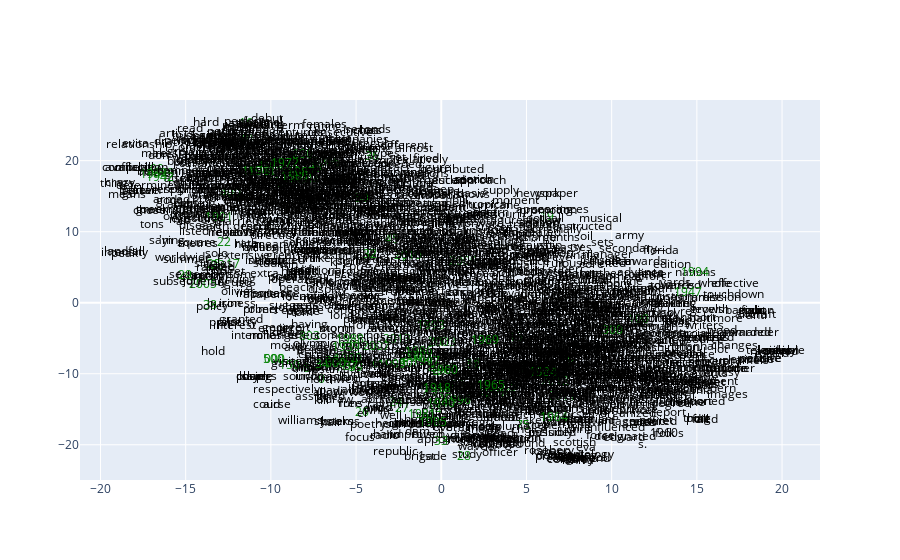

This figure's notebook cell:
### Code cell
numeric = embeddings_df_tsne.index.str.isnumeric()
color = np.where(numeric, "green", "black")
fig = go.Figure()

fig.add_trace(
    go.Scatter(
        x=embeddings_df_tsne[0],
        y=embeddings_df_tsne[1],
        mode="text",
        text=embeddings_df_tsne.index,
        textposition="middle center",
        textfont=dict(color=color),
    )
)
# fig.write_html("word2vec_visualization.html")
fig

### Figure 1 — Plotly figure (JSON) as saved in the notebook; plotly's stock layout.template omitted (floating-point values rounded to 4 significant figures; data arrays with more than 128 entries replaced by an {"elided": "..."} marker saying what was removed)
{"data": [{"mode": "text", "text": {"elided": "2156 str values"}, "textfont": {"color": {"elided": "2156 str values"}}, "textposition": "middle center", "type": "scatter", "x": {"elided": "2156 float values"}, "y": {"elided": "2156 float values"}}], "layout": {}}
